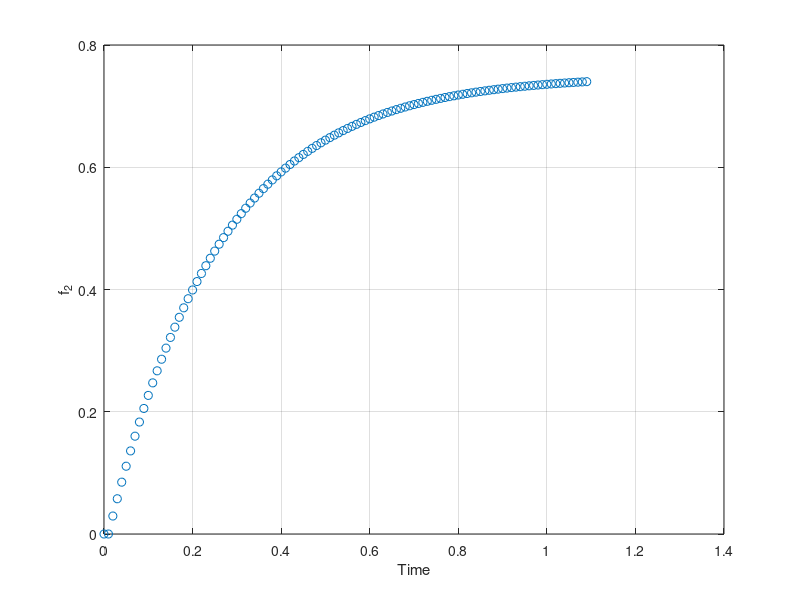
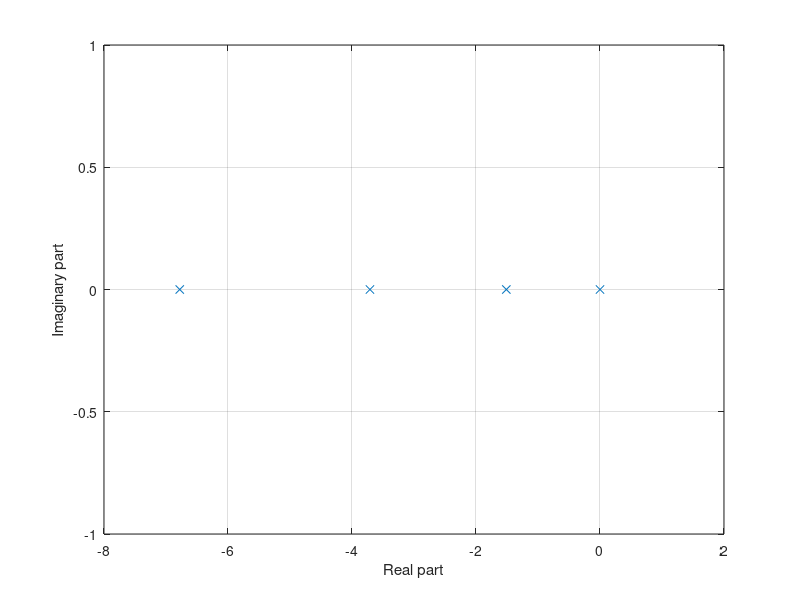
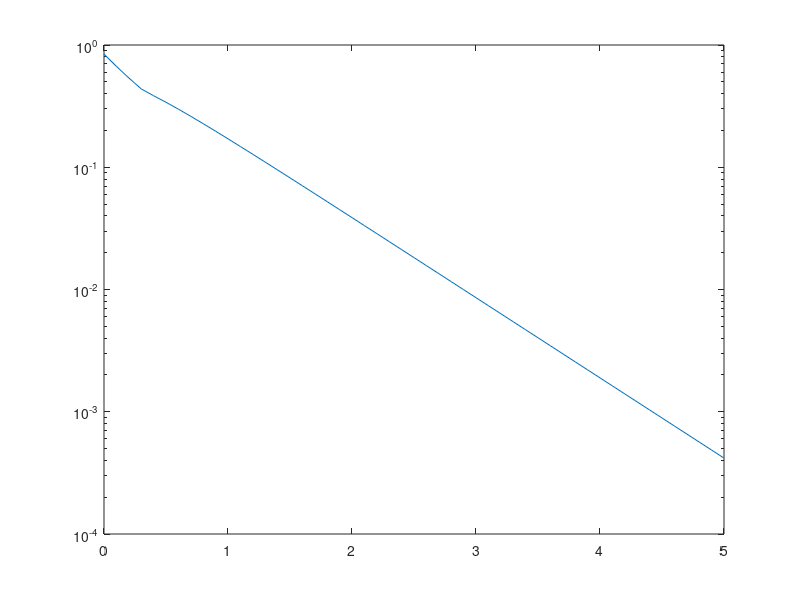

MATLAB code to generate these figures, in order: (Note: this script raises an error after producing the figures.)
clc
close all
clear
t(1)=0;
f_2(1)=0;
a = 3;
b = 1;
i=1;
%% 2
while abs(f_2-a./(a+b))>.01
    f_2(i+1)=a.*(1-exp(-(a+b).*t(i)))./(a+b);
    
    i=i+1;
    t(i) = t(i-1) + 0.01;
end
figure
plot(t, f_2, 'o')
xlabel('Time')
ylabel('f_2')
grid on

%% 3

Q=[-2,2,0,0;1,-3,2,0;0,2,-4,2;0,0,3,-3];

lambda=eig(Q)
sum_lambda=sum(lambda)
figure
plot(real(lambda), imag(lambda), 'x')
xlabel('Real part')
ylabel('Imaginary part')
grid on
t=0:.1:5;
x_0=[1,0,0,0];
pi_stationary=[3;6;6;4]./19;

x_t=zeros(length(t), length(x_0));
for i=1:length(t)
    x_t(i, :) =x_0*expm(Q*t(i));
end

TV_0=x_t(:,1)-pi_stationary(1);
TV_1=x_t(:,2)-pi_stationary(2);
TV_2=x_t(:,3)-pi_stationary(3);
TV_3=x_t(:,4)-pi_stationary(4);


Total_Variation=.5.*(abs(TV_0)+abs(TV_1)+abs(TV_2)+abs(TV_3));
lambda_2_line=1-1.5108.*t
figure
semilogy(t, Total_Variation)
hold on
yline(0.1,'--r','LineWidth',2)
semilogy(t, abs(lambda_2_line), '--k', 'LineWidth', 1.5)
legend('Total Variation', 'Threshold', 'Lambda_2 Line')
hold off
xlabel('Time (hours)')
ylabel('Total Variation')
title('Log Scaled Total Variation Distance versus Time')
grid on


figure
hold on
plot(t, TV_0, t, TV_1, t, TV_2, t, TV_3)
legend('0 Positions','1 Positions','2 Positions','3 Positions')
xlabel('Time (hours)')
ylabel('Total Variation Distance')
title('Total Variation Distance versus Time')
hold off

figure
hold on
plot(t, x_t)
yline(pi_stationary,'--r','LineWidth',2)
xlabel('Time (hours)')
ylabel('State probabilities')
legend('0 Positions','1 Positions','2 Positions','3 Positions')
title('Market Positions Available Likelihood Versus Time')
grid on
hold off
%log scaled
